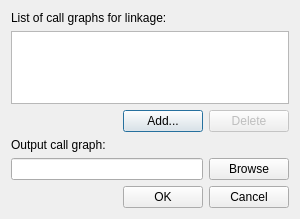
<?xml version="1.0" encoding="UTF-8"?>
<ui version="4.0">
 <class>LinkCallGraphsWidget</class>
 <widget class="QDialog" name="LinkCallGraphsWidget">
  <property name="geometry">
   <rect>
    <x>0</x>
    <y>0</y>
    <width>300</width>
    <height>219</height>
   </rect>
  </property>
  <property name="windowTitle">
   <string>QSAGUI - link call graphs</string>
  </property>
  <layout class="QGridLayout" name="gridLayout_2">
   <item row="0" column="0">
    <widget class="QLabel" name="label">
     <property name="text">
      <string>List of call graphs for linkage:</string>
     </property>
    </widget>
   </item>
   <item row="1" column="0">
    <widget class="QListWidget" name="listOfCallGraphs"/>
   </item>
   <item row="2" column="0">
    <layout class="QHBoxLayout" name="horizontalLayout_8">
     <item>
      <spacer name="horizontalSpacer_4">
       <property name="orientation">
        <enum>Qt::Horizontal</enum>
       </property>
       <property name="sizeHint" stdset="0">
        <size>
         <width>40</width>
         <height>20</height>
        </size>
       </property>
      </spacer>
     </item>
     <item>
      <widget class="QPushButton" name="addButton">
       <property name="text">
        <string>Add...</string>
       </property>
       <property name="icon">
        <iconset resource="../resources/resources.qrc">
         <normaloff>:/images/list-add.png</normaloff>:/images/list-add.png</iconset>
       </property>
      </widget>
     </item>
     <item>
      <widget class="QPushButton" name="delButton">
       <property name="enabled">
        <bool>false</bool>
       </property>
       <property name="text">
        <string>Delete</string>
       </property>
       <property name="icon">
        <iconset resource="../resources/resources.qrc">
         <normaloff>:/images/list-remove.png</normaloff>:/images/list-remove.png</iconset>
       </property>
       <property name="shortcut">
        <string>Del</string>
       </property>
      </widget>
     </item>
    </layout>
   </item>
   <item row="3" column="0">
    <widget class="QLabel" name="label_2">
     <property name="text">
      <string>Output call graph:</string>
     </property>
    </widget>
   </item>
   <item row="4" column="0">
    <layout class="QHBoxLayout" name="horizontalLayout_11">
     <item>
      <widget class="QLineEdit" name="outputFileEdit"/>
     </item>
     <item>
      <widget class="QPushButton" name="outputFileButton">
       <property name="text">
        <string>Browse</string>
       </property>
      </widget>
     </item>
    </layout>
   </item>
   <item row="5" column="0">
    <layout class="QGridLayout" name="gridLayout">
     <item row="0" column="0">
      <spacer name="horizontalSpacer_6">
       <property name="orientation">
        <enum>Qt::Horizontal</enum>
       </property>
       <property name="sizeHint" stdset="0">
        <size>
         <width>40</width>
         <height>20</height>
        </size>
       </property>
      </spacer>
     </item>
     <item row="0" column="1">
      <widget class="QPushButton" name="generateButton">
       <property name="text">
        <string>OK</string>
       </property>
      </widget>
     </item>
     <item row="0" column="2">
      <widget class="QPushButton" name="cancelButton">
       <property name="text">
        <string>Cancel</string>
       </property>
       <property name="shortcut">
        <string>Esc</string>
       </property>
      </widget>
     </item>
    </layout>
   </item>
  </layout>
 </widget>
 <resources>
  <include location="../resources/resources.qrc"/>
 </resources>
 <connections>
  <connection>
   <sender>cancelButton</sender>
   <signal>clicked()</signal>
   <receiver>LinkCallGraphsWidget</receiver>
   <slot>close()</slot>
   <hints>
    <hint type="sourcelabel">
     <x>251</x>
     <y>196</y>
    </hint>
    <hint type="destinationlabel">
     <x>149</x>
     <y>109</y>
    </hint>
   </hints>
  </connection>
 </connections>
</ui>
